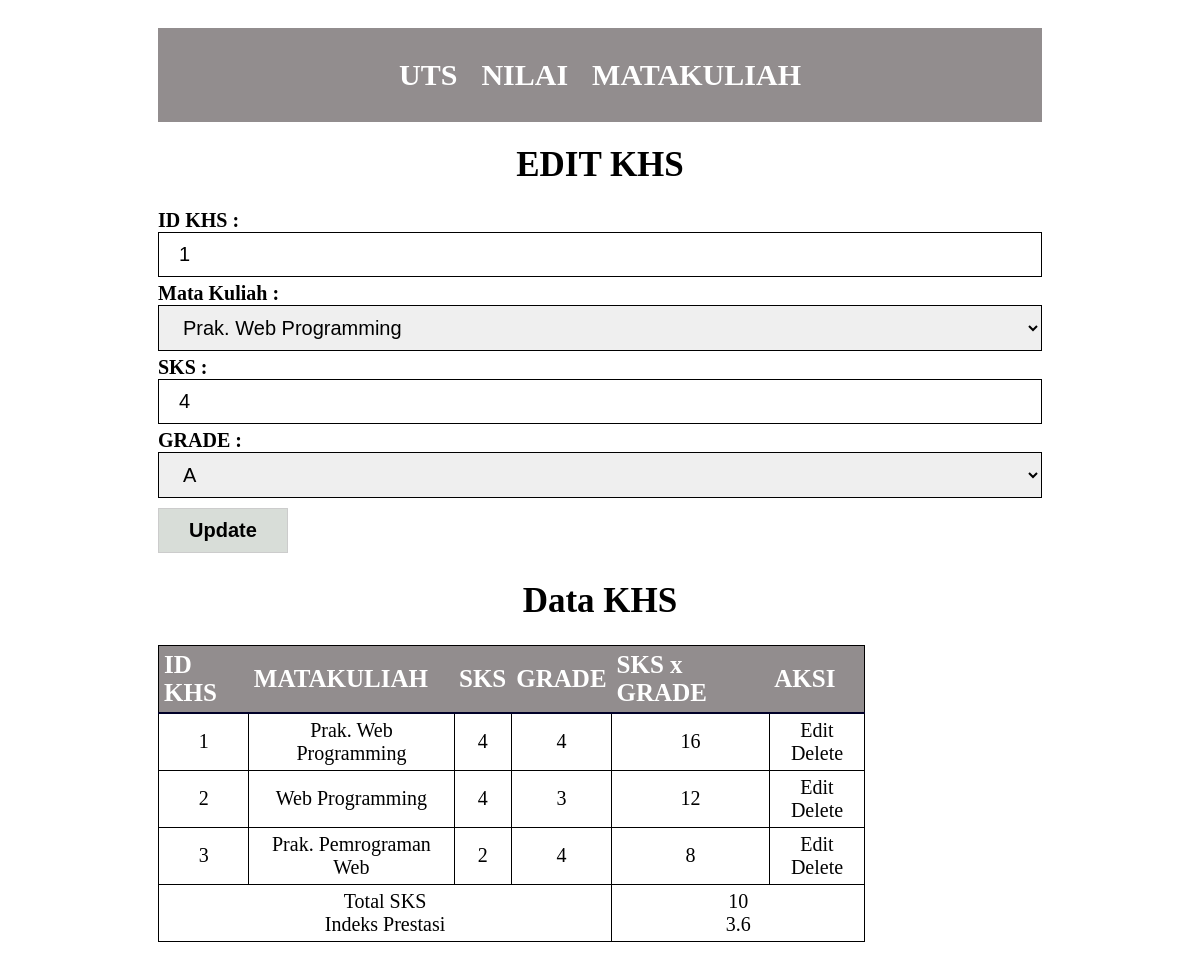
/?page=edit_khs&id_khs=1, run on the app's committed database.
### tables this page shows
CREATE TABLE `khs` (
  `id_khs` char(20) NOT NULL,
  `matakuliah` varchar(50) NOT NULL,
  `sks` int(5) NOT NULL,
  `grade` int(2) NOT NULL,
  `total_nilai_bobot` int(3) NOT NULL
);

### content/edit_khs.php (the view, shortened to what this page needs)
<!doctype html>
<html lang="en">
<head>
</head>
<body>
    <?php
    $id = $_GET['id_khs'];
    $sql = $con->prepare("SELECT * FROM khs Where id_khs=?");
    $sql->bindParam(1, $id);
    $sql->execute();
    $r = $sql->fetch(PDO::FETCH_BOTH)
    ?>
    <h1>EDIT KHS</h1>
    <div class="">
        <form action="?page=save_khs" method="POST">
            <label for="">ID KHS : </label><br>
            <input type="number" name="id_khs" placeholder="Masukan Nilai ID KS" value="<?php echo $r[0]; ?>" readonly onclick="alert('id tidak bisa di edit')">
            <label for="">Mata Kuliah : </label><br>
            <select name="nama_mk" id="">
                <?php
                $mk = $con->prepare("SELECT * FROM matakuliah");
                $mk->execute();
                while ($mtakuliah = $mk->fetch()) {
                    $selected = "";
                    if ($r[1] == $mtakuliah[1]) {
                        $selected = "selected";
                    }
                    echo "<option value='$mtakuliah[1]' $selected> $mtakuliah[1] </option>";
                }
                ?>
            </select><br>
            <label for="">SKS : </label><br>
            <input type="number" name="sks" placeholder="Masukan Nilai SKS" required="" value="<?php echo "$r[2]" ?>"><br>
            <label for="">GRADE : </label><br>
            <select name="grade" id="">
                <?php
                $grade = $con->prepare("SELECT * FROM grade");
                $grade->execute();
                while ($g = $grade->fetch()) {
                    $selected = "";
                    if ($r[3] == $g[2]) {
                        $selected = "selected";
                    }
                    echo "<option value='$g[2]' $selected> $g[1] </option>";
                }
                ?>
            </select><br />
            <button type="submit">Update</button><br />
        </form>
    </div>
    <h1>Data KHS</h1>
    <table>
        <tr>
            <th>ID KHS</th>
            <th>MATAKULIAH</th>
            <th>SKS</th>
            <th>GRADE</th>
            <th>SKS x GRADE</th>
            <th>AKSI</th>
        </tr>
        <?php
        $sql = $con->prepare("SELECT * FROM khs");
        $sql->execute();
        while ($r = $sql->fetch(PDO::FETCH_BOTH)) {
            echo "<tr>
                <td>$r[0]</td>
                <td>$r[1]</td>
                <td>$r[2]</td>
                <td>$r[3]</td>
                <td>$r[4]</td>
                <td><a href='index.php?page=#i&id=$r[0]' onclick='return confirm(\"apakah anda yakin mengedit data dengan id = $r[0] ?\");'>Edit</a>
                <a href='?page=delete_khs&id_khs=$r[0]' onclick='return confirm(\"apakah anda yakin menghapus data dengan id = $r[0] ?\");'>Delete</a>
                </td>
            </tr>";
        }
        $sum = $con->prepare("SELECT SUM(sks) tot_sks FROM khs");
        $sum->execute();
        while ($t = $sum->fetch(PDO::FETCH_BOTH)) {
            $sks = $t[0];
        }
        $sum = $con->prepare("SELECT SUM(total_nilai_bobot) bobot FROM khs");
        $sum->execute();
        while ($t = $sum->fetch(PDO::FETCH_BOTH)) {
            $bobot = $t[0];
        }
        $ip = $bobot / $sks;
        ?>
        <tr>
            <td colspan=4>Total SKS <br />Indeks Prestasi</td>
            <td colspan=2><?php echo "{$sks}" ?><br /><?php echo "{$ip}" ?> </td>
        </tr>
    </table><br>
</body>
</html>

### content/style.css (style rules this page uses)
body { padding: 20px 150px; font-family: "Nunito Sans"; color: rgb(0, 0, 0); }
label { font-weight: bold; margin-bottom: 5px; font-size: 20px; }
input, select, textarea { border: 1px solid #000000; padding: 10px 20px; margin-bottom: 5px; width: 100%; box-sizing: border-box; font-size: 20px; }
table { border: 1px solid rgb(0, 0, 0); border-collapse: collapse; font-size: 20px; position: relative; width: 80%; max-width: 100%; overflow: auto; }
th { border-bottom: 2px solid #000029; text-align: left; font-size: 25px; padding: 5px; color: #ffffff; background-color: #928d8e; }
td { border-bottom: 1px dashed rgb(2, 2, 2); text-align: left; padding: 5px; text-align: center; border: 1px solid rgb(0, 0, 0); }
button { margin: 5px 0; font-weight: bold; padding: 10px 30px; margin-bottom: 5px; border: 1px solid #ccc; font-size: 20px; background-color: #d8ddd8; color: rgb(0, 0, 0); }
h1 { font-size: 35px; text-align: center; font-weight: bold; }
a { color: #020202; text-decoration: none; }

### data on the page
khs: id_khs "1", sks "4", matakuliah "Prak. Web Programming", grade "4", total_nilai_bobot "16"
khs: id_khs "2", matakuliah "Web Programming", sks "4", grade "3", total_nilai_bobot "12"
khs: id_khs "3", matakuliah "Prak. Pemrograman Web", sks "2", grade "4", total_nilai_bobot "8"

### other printed values
$sks "10"
$ip "3.6"
form field nama_mk "Prak. Web Programming"
form field grade "A"
